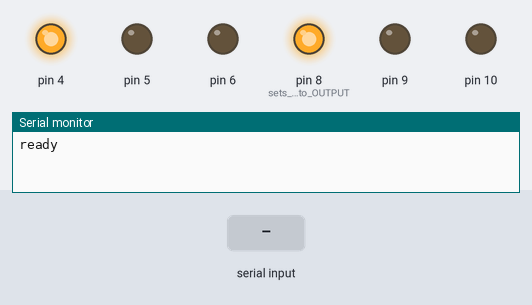
This sketch was run on a simulated Arduino Uno, built with avr-gcc and run on an emulated ATmega328P. Parts: output pins drawn as LEDs (lit = HIGH), the last lines printed to the serial monitor. The test bench sets the inputs (shaded band).

Above: at 1.2 s.
1.3 s: "0" received over Serial
At 2.4 s:
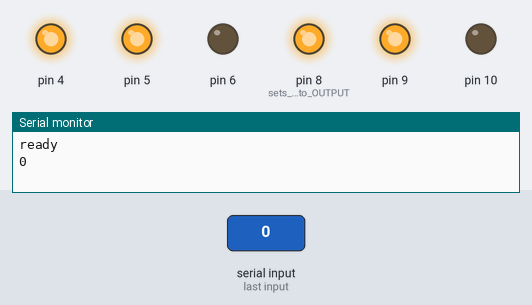
At 4.0 s:
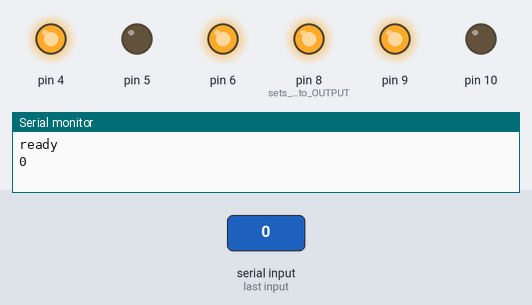
Timing chart, 0 to 8.8 s (numbered marks = the images above; inputs shaded):
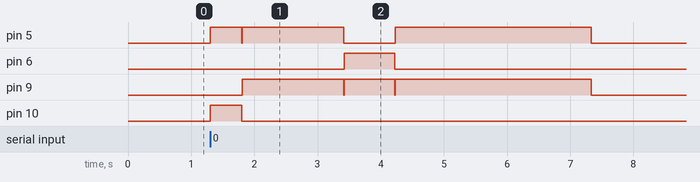

The sketch:

movementcmd.ino
```cpp
int state = 0;
void setup() {
  Serial.begin(9600);
  // Note: Using 8,9,10 and 4,5,6 as 5,6,9,10 support analogWrite (PWM)
  pinMode(8, OUTPUT); // sets pin 8 to OUTPUT
  pinMode(9, OUTPUT);
  pinMode(10, OUTPUT);
  digitalWrite(8, HIGH); // ENABLE always on
  // second set
  pinMode(4, OUTPUT);
  pinMode(5, OUTPUT);
  pinMode(6, OUTPUT);
  digitalWrite(4,HIGH);
  Serial.println("ready");
}

void left1(int del) //turns right
  {   digitalWrite(10, HIGH);
      digitalWrite(9, LOW);
      digitalWrite(5,HIGH);
      digitalWrite(6,LOW);
      delay(del);
      digitalWrite(9,LOW);
      digitalWrite(10,LOW);
      digitalWrite(5,LOW);
      digitalWrite(6,LOW);
      delay(10);
  }
void left2(int del) //moves forward
  {   digitalWrite(9,HIGH);
      digitalWrite(10,LOW);
      digitalWrite(5,HIGH);
      digitalWrite(6,LOW);
      delay(del);
      digitalWrite(9,LOW);
      digitalWrite(10,LOW);
      digitalWrite(5,LOW);
      digitalWrite(6,LOW);
      delay(10);
  }
void right1(int del) //turns left
  {   digitalWrite(10, LOW);
      digitalWrite(9, HIGH);
      digitalWrite(5,LOW);
      digitalWrite(6,HIGH);
      delay(del);
      digitalWrite(9,LOW);
      digitalWrite(10,LOW);
      digitalWrite(5,LOW);
      digitalWrite(6,LOW);
      delay(10);
  }
void right2(int del) //moves forward
  {   digitalWrite(9,HIGH);
      digitalWrite(10,LOW);
      digitalWrite(5,HIGH);
      digitalWrite(6,LOW);
      delay(del);
      digitalWrite(9,LOW);
      digitalWrite(10,LOW);
      digitalWrite(5,LOW);
      digitalWrite(6,LOW);
      delay(10);
  }

void loop() {
  int cmd = Serial.read();
  switch(cmd) {
    case 119: //forward
      Serial.println("W");
      digitalWrite(9,HIGH);
      digitalWrite(10,LOW);
      digitalWrite(5,HIGH);
      digitalWrite(6,LOW);
      break;
    case 97: //left
      Serial.println("A");
      digitalWrite(9,HIGH);
      digitalWrite(10,LOW);
      digitalWrite(6,HIGH);
      digitalWrite(5,LOW);
      break;
    case 115: //back
      Serial.println("S");
      digitalWrite(10,HIGH);
      digitalWrite(9,LOW);
      digitalWrite(6,HIGH);
      digitalWrite(5,LOW);
      break;
    case 100: //right
      Serial.println("D");
      digitalWrite(10, HIGH);
      digitalWrite(9, LOW);
      digitalWrite(5,HIGH);
      digitalWrite(6,LOW);
      break;
    case 120: //stop
      Serial.println("X");
      digitalWrite(9,LOW);
      digitalWrite(10,LOW);
      digitalWrite(5,LOW);
      digitalWrite(6,LOW);
      break;
    case 48: //special
      Serial.println("0");
      if (state == 0)
      {
          left1(500);
          left2(1600);
          right1(800);
          right2(3100);
      }

      break;

    default:
      break;
  }
}
```

Measured:
- after the input at 1.3 s, pin 5: goes HIGH 0.50 s, LOW 0.01 s, HIGH 1.6 s, LOW 0.82 s, HIGH 3.1 s, then LOW, starting at once; pin 6: LOW → HIGH after 2.1 s, → LOW 0.80 s later; pin 9: goes HIGH 1.6 s, LOW 0.01 s, HIGH 0.80 s, LOW 0.01 s, HIGH 3.1 s, then LOW, starting after 0.51 s; pin 10: LOW → HIGH at once, → LOW 0.50 s later
